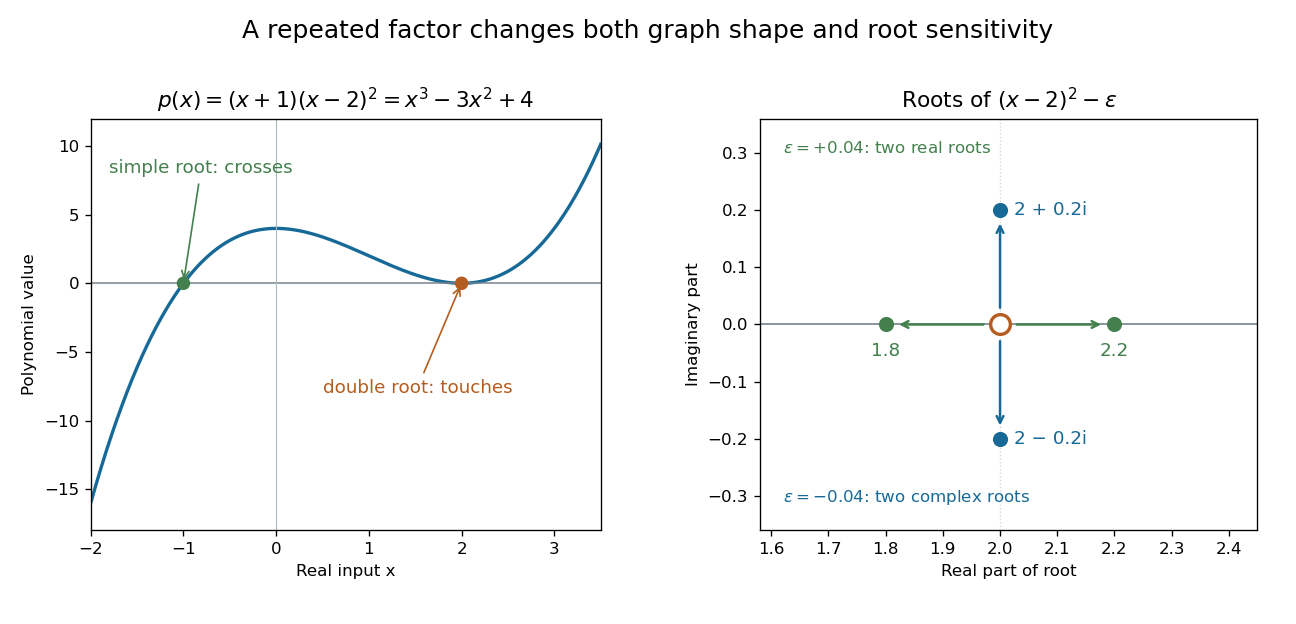

The Python source for this figure:
"""Exact cubic roots, crossing parity, and a repeated-root perturbation."""

from pathlib import Path

import matplotlib
matplotlib.use("Agg")
import matplotlib.pyplot as plt
import numpy as np


def main():
    x = np.linspace(-2, 3.5, 1001)
    p = lambda t: (t + 1) * (t - 2) ** 2
    assert p(-1) == 0 and p(2) == 0 and p(3) == 4
    assert p(-1.01) < 0 < p(-0.99)
    assert p(1.99) > 0 and p(2.01) > 0
    assert np.allclose(p(x), x**3 - 3*x**2 + 4)
    fig, axes = plt.subplots(1, 2, figsize=(10.8, 5.2), dpi=120)
    blue, orange, green = "#176997", "#b55d20", "#43804d"
    ax = axes[0]
    ax.plot(x, p(x), color=blue, lw=2)
    ax.axhline(0, color="#74818c", lw=0.9)
    ax.axvline(0, color="#aeb8c0", lw=0.7)
    ax.scatter([-1, 2], [0, 0], color=[green, orange], s=50, zorder=4)
    ax.annotate("simple root: crosses", xy=(-1, 0), xytext=(-1.8, 8),
                fontsize=11, color=green,
                arrowprops={"arrowstyle": "->", "color": green})
    ax.annotate("double root: touches", xy=(2, 0), xytext=(0.5, -8),
                fontsize=11, color=orange,
                arrowprops={"arrowstyle": "->", "color": orange})
    ax.set_xlim(-2, 3.5)
    ax.set_ylim(-18, 12)
    ax.set_xticks([-2, -1, 0, 1, 2, 3])
    ax.set_xlabel("Real input x")
    ax.set_ylabel("Polynomial value")
    ax.set_title(r"$p(x)=(x+1)(x-2)^2=x^3-3x^2+4$", fontsize=13)
    ax = axes[1]
    ax.axhline(0, color="#74818c", lw=1)
    ax.axvline(2, color="#d0d7dd", lw=0.8, ls=":")
    roots_real = [1.8, 2.2]
    roots_complex = [2 + 0.2j, 2 - 0.2j]
    for z in roots_real:
        assert abs((z - 2) ** 2 - 0.04) < 1e-12
    for z in roots_complex:
        assert abs((z - 2) ** 2 + 0.04) < 1e-12
    ax.scatter(roots_real, [0, 0], color=green, s=65, zorder=4)
    ax.scatter([2, 2], [0.2, -0.2], color=blue, s=65, zorder=4)
    ax.scatter([2], [0], facecolor="white", edgecolor=orange, s=140, lw=2, zorder=5)
    for start, end, color in [((2, 0), (1.8, 0), green), ((2, 0), (2.2, 0), green),
                              ((2, 0), (2, 0.2), blue), ((2, 0), (2, -0.2), blue)]:
        ax.annotate("", xy=end, xytext=start,
                    arrowprops={"arrowstyle": "->", "color": color,
                                "shrinkA": 10, "shrinkB": 8, "lw": 1.5})
    ax.text(1.8, -0.055, "1.8", ha="center", color=green, fontsize=11)
    ax.text(2.2, -0.055, "2.2", ha="center", color=green, fontsize=11)
    ax.text(2.025, 0.2, "2 + 0.2i", va="center", color=blue, fontsize=11)
    ax.text(2.025, -0.2, "2 − 0.2i", va="center", color=blue, fontsize=11)
    ax.text(1.62, 0.30, r"$\varepsilon=+0.04$: two real roots", color=green, fontsize=10)
    ax.text(1.62, -0.31, r"$\varepsilon=-0.04$: two complex roots", color=blue, fontsize=10)
    ax.set_xlim(1.58, 2.45)
    ax.set_ylim(-0.36, 0.36)
    ax.set_aspect("equal")
    ax.set_xlabel("Real part of root")
    ax.set_ylabel("Imaginary part")
    ax.set_title(r"Roots of $(x-2)^2-\varepsilon$", fontsize=13)
    fig.suptitle("A repeated factor changes both graph shape and root sensitivity",
                 fontsize=15, y=0.97)
    fig.subplots_adjust(left=0.07, right=0.975, top=0.81, bottom=0.15, wspace=0.30)
    fig.savefig(Path.cwd() / Path(__file__).with_suffix(".png").name,
                facecolor="white")
    plt.close(fig)


if __name__ == "__main__":
    main()
